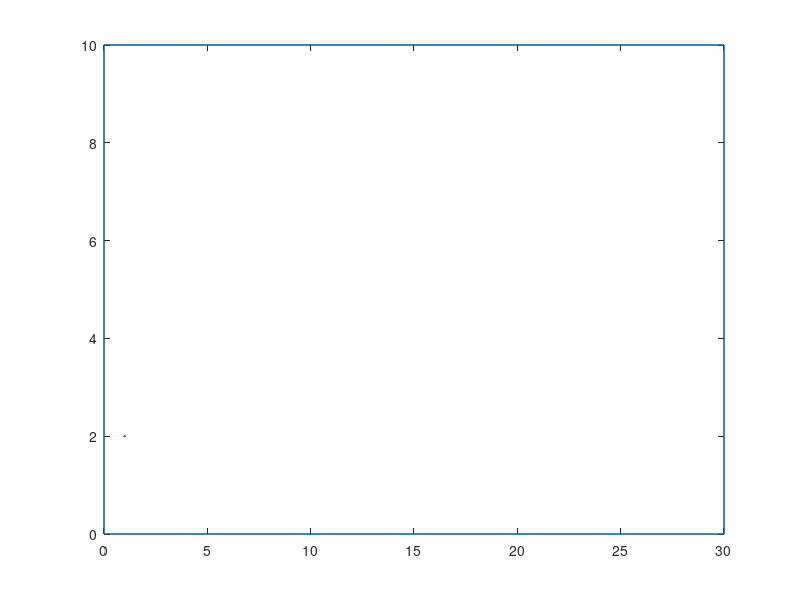

The MATLAB source for this figure: (Note: this script raises an error after producing the figure.)
clear all
close all
clc
figure

% Entorno cerrado definido por una lista de puntos
x=[-0 30 30 0 0]';
y=[0 0 10 10 0]';
plot(x,y,LineWidth=2)
hold on

% Posición y orientación del vehiculo
x0= 1;
y0= 2;
phi0= 0; % Entre -pi y pi

%Distancia al punto objetivo
d=3;

%Velocidad enunciado
v=0.3;

%Anchura pasillo
L=10;

while x0<25
    rangos= laser2D(x, y, x0, y0, phi0);
    dist=rangos(18)+rangos(54);
    inc_theta=acos(L/dist);
    d_L=(L/2)-y0;
    inc_x=real(d_L*sin(inc_theta)+d*cos(inc_theta));
    inc_y=real(d_L*cos(inc_theta)-d*sin(inc_theta));
    phi0=atan2(inc_y,inc_x);
    norma=norm([inc_x inc_y]);%Norma del vector direccion
    x0=x0+v*(inc_x/norma);
    y0=y0+v*(inc_y/norma);
    plot(x0,y0,'*')
end